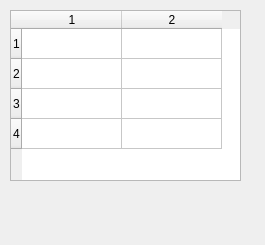
<?xml version="1.0" encoding="UTF-8"?>
<ui version="4.0">
 <class>Dialog</class>
 <widget class="QDialog" name="Dialog">
  <property name="geometry">
   <rect>
    <x>0</x>
    <y>0</y>
    <width>265</width>
    <height>245</height>
   </rect>
  </property>
  <property name="windowTitle">
   <string>Dialog</string>
  </property>
  <widget class="QTableWidget" name="tableWidget">
   <property name="geometry">
    <rect>
     <x>10</x>
     <y>10</y>
     <width>231</width>
     <height>171</height>
    </rect>
   </property>
   <property name="rowCount">
    <number>4</number>
   </property>
   <property name="columnCount">
    <number>2</number>
   </property>
   <row/>
   <row/>
   <row/>
   <row/>
   <column/>
   <column/>
  </widget>
 </widget>
 <resources/>
 <connections/>
</ui>
